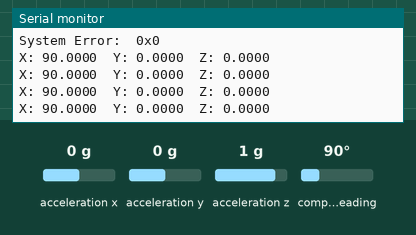
This sketch was run on a simulated Arduino Uno, built with avr-gcc and run on an emulated ATmega328P. Shown: the last lines printed to the serial monitor. Inputs (shaded band) come from the test bench; at power-on: acceleration x 0 g, acceleration y 0 g, acceleration z 1 g, compass heading 90°.

Above: at 1.9 s.
2.0 s: acceleration x set to -1.4 g
At 2.15 s:
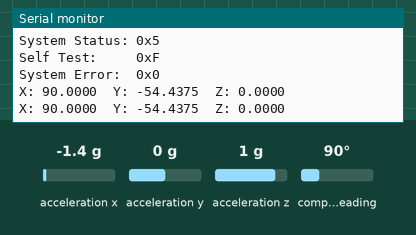
3.5 s: acceleration y set to -1.4 g
At 3.5 s:
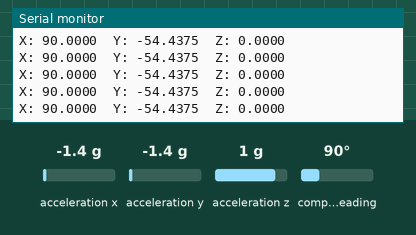
5.0 s: acceleration z set to -1.4 g
At 5.17 s:
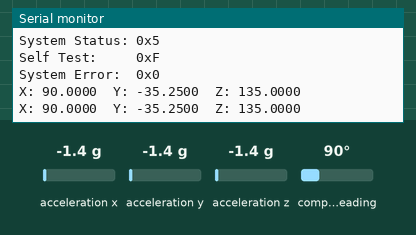
6.5 s: compass heading set to 7°
At 6.63 s:
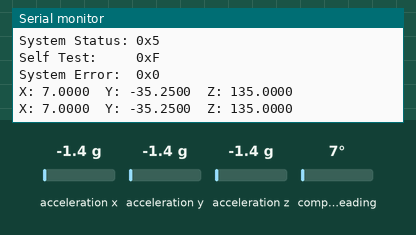
8.0 s: compass heading set to 269°
At 8.19 s:
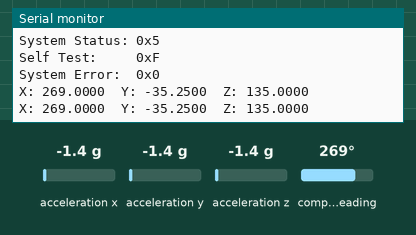
Timing chart, 0 to 11.0 s (numbered marks = the images above; inputs shaded):
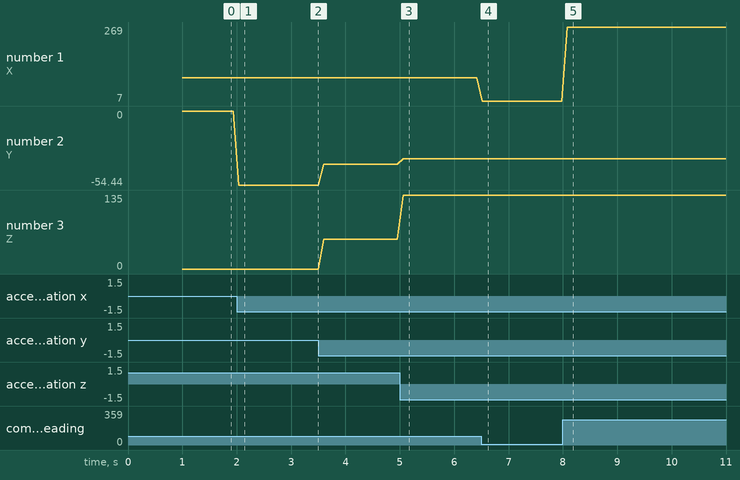

Measured:
- after the input at 2.0 s, the serial monitor: prints a new line at once (image 1)
- after the input at 5.0 s, the serial monitor: prints a new line after 0.06 s (image 3)
- after the input at 6.5 s, the serial monitor: prints a new line at once (image 4)
- after the input at 8.0 s, the serial monitor: prints a new line after 0.08 s (image 5)
- plotted number 1: 90 → 7 after the input at 6.5 s, 7 → 269 after the input at 8.0 s
- plotted number 2: 0 → -54.44 after the input at 2.0 s, -54.44 → -39.12 after the input at 3.5 s, -39.12 → -35.25 after the input at 5.0 s
- plotted number 3: 0 → 54.44 after the input at 3.5 s, 54.44 → 135 after the input at 5.0 s

The sketch:

Sensor_API.ino
```cpp
/**
Project 8 - Transmit Pitch Roll & Yaw data
Patrick Sacchet, Robert Walsh
EN.605.715.81.FA23
Professor Doug Ferguson
19NOV23
*/

#include <Arduino_FreeRTOS.h>
#include <Wire.h>
#include <Adafruit_Sensor.h>
#include <Adafruit_BNO055.h>
#include <utility/imumaths.h>

/* This driver uses the Adafruit unified sensor library (Adafruit_Sensor),
   which provides a common 'type' for sensor data and some helper functions.

   To use this driver you will also need to download the Adafruit_Sensor
   library and include it in your libraries folder.

   You should also assign a unique ID to this sensor for use with
   the Adafruit Sensor API so that you can identify this particular
   sensor in any data logs, etc.  To assign a unique ID, simply
   provide an appropriate value in the constructor below (12345
   is used by default in this example).

   Connections
   ===========
   Connect SCL to SCL pin (analog 5 on Arduino UNO)
   Connect SDA to SDA pin (analog 4 on Arduino UNO)
   Connect VDD to 3-5V DC (depending on your board's logic level)
   Connect GROUND to common ground

   History
   =======
   2015/MAR/03  - First release (KTOWN)
   2015/AUG/27  - Added calibration and system status helpers
*/

/* Set the delay between fresh samples */
#define BNO055_SAMPLERATE_DELAY_MS (100)

// Check I2C device address and correct line below (by default address is 0x29 or 0x28)
//                                   id, address
Adafruit_BNO055 bno = Adafruit_BNO055(55, 0x28, &Wire);

// Our RTOS tasks we'll be using
void TaskReadData (void *pvParamters);

void TaskDisplaySensorStatus(void *pvParameters);

/**************************************************************************/
/*
    Display some basic info about the sensor status
*/
/**************************************************************************/
void displaySensorStatus(void)
{
  /* Get the system status values (mostly for debugging purposes) */
  uint8_t system_status, self_test_results, system_error;
  system_status = self_test_results = system_error = 0;
  bno.getSystemStatus(&system_status, &self_test_results, &system_error);

  /* Display the results in the Serial Monitor */
  Serial.println("");
  Serial.print("System Status: 0x");
  Serial.println(system_status, HEX);
  Serial.print("Self Test:     0x");
  Serial.println(self_test_results, HEX);
  Serial.print("System Error:  0x");
  Serial.println(system_error, HEX);
  Serial.println("");
  delay(500);
}

/**************************************************************************/
/*
    Arduino setup function (automatically called at startup)
*/
/**************************************************************************/
void setup(void)
{
  // Define our RTOS tasks (highest priority)
  xTaskCreate(TaskReadData, "ReadData", 256, NULL, 3, NULL);

  xTaskCreate(TaskReadSensorStatus, "ReadSensor", 256, NULL, -1, NULL);

}

/**************************************************************************/
/*
    Arduino loop function, called once 'setup' is complete (your own code
    should go here)
*/
/**************************************************************************/

// Do not need this loop since we have events now
void loop(void)
{

}

void TaskReadSensorStatus(void *pvParameters)
{
  for (;;)
  {
    displaySensorStatus();
  }
}

// Our RTOS function; will never return or exit
void TaskReadData(void* pvParameters)
{
  Serial.begin(115200);

  while (!Serial) delay(10);  // wait for serial port to open!

  // Initialize sensor
  if(!bno.begin())
  {
    Serial.print("Ooops, no BNO055 detected ... Check your wiring or I2C ADDR!");
    while(1);
  }

  delay(1000);

  bno.setExtCrystalUse(true);

  // Print our roll, pitch and yaw data then pause before polling for new data
  for(;;)
  {
    sensors_event_t event;
    bno.getEvent(&event);


    Serial.print("X: ");
    Serial.print(event.orientation.x, 4);
    Serial.print("\tY: ");
    Serial.print(event.orientation.y, 4);
    Serial.print("\tZ: ");
    Serial.print(event.orientation.z, 4);

    /// New line for next sample
    Serial.println("");

    // Wait for delay time before polling for new data
    delay(BNO055_SAMPLERATE_DELAY_MS);
  }
}
```
